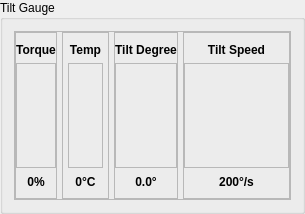
           <widget class="QGroupBox" name="gbTiltGauge">
            <property name="sizePolicy">
             <sizepolicy hsizetype="Expanding" vsizetype="Preferred">
              <horstretch>0</horstretch>
              <verstretch>0</verstretch>
             </sizepolicy>
            </property>
            <property name="font">
             <font>
              <family>Arial</family>
              <pointsize>9</pointsize>
             </font>
            </property>
            <property name="title">
             <string>Tilt Gauge</string>
            </property>
            <layout class="QVBoxLayout" name="verticalLayout_29">
             <property name="spacing">
              <number>2</number>
             </property>
             <item>
              <widget class="QFrame" name="frame_6">
               <property name="frameShape">
                <enum>QFrame::StyledPanel</enum>
               </property>
               <property name="frameShadow">
                <enum>QFrame::Raised</enum>
               </property>
               <layout class="QHBoxLayout" name="horizontalLayout_31">
                <property name="spacing">
                 <number>5</number>
                </property>
                <property name="leftMargin">
                 <number>0</number>
                </property>
                <property name="topMargin">
                 <number>0</number>
                </property>
                <property name="rightMargin">
                 <number>0</number>
                </property>
                <property name="bottomMargin">
                 <number>0</number>
                </property>
                <item alignment="Qt::AlignBottom">
                 <widget class="QFrame" name="frame_11">
                  <property name="frameShape">
                   <enum>QFrame::StyledPanel</enum>
                  </property>
                  <property name="frameShadow">
                   <enum>QFrame::Raised</enum>
                  </property>
                  <layout class="QVBoxLayout" name="verticalLayout_34">
                   <property name="leftMargin">
                    <number>0</number>
                   </property>
                   <property name="rightMargin">
                    <number>0</number>
                   </property>
                   <item>
                    <widget class="QLabel" name="label_8">
                     <property name="minimumSize">
                      <size>
                       <width>0</width>
                       <height>15</height>
                      </size>
                     </property>
                     <property name="maximumSize">
                      <size>
                       <width>16777215</width>
                       <height>15</height>
                      </size>
                     </property>
                     <property name="font">
                      <font>
                       <family>Arial</family>
                       <pointsize>9</pointsize>
                       <weight>75</weight>
                       <bold>true</bold>
                      </font>
                     </property>
                     <property name="text">
                      <string>Torque</string>
                     </property>
                     <property name="alignment">
                      <set>Qt::AlignCenter</set>
                     </property>
                    </widget>
                   </item>
                   <item>
                    <widget class="QFrame" name="frameTiltTorque">
                     <property name="sizePolicy">
                      <sizepolicy hsizetype="Preferred" vsizetype="Minimum">
                       <horstretch>0</horstretch>
                       <verstretch>0</verstretch>
                      </sizepolicy>
                     </property>
                     <property name="minimumSize">
                      <size>
                       <width>35</width>
                       <height>105</height>
                      </size>
                     </property>
                     <property name="maximumSize">
                      <size>
                       <width>16777215</width>
                       <height>105</height>
                      </size>
                     </property>
                     <property name="frameShape">
                      <enum>QFrame::StyledPanel</enum>
                     </property>
                     <property name="frameShadow">
                      <enum>QFrame::Raised</enum>
                     </property>
                     <layout class="QVBoxLayout" name="v_layout_Tilt_Torque_Gauge">
                      <property name="spacing">
                       <number>0</number>
                      </property>
                      <property name="leftMargin">
                       <number>0</number>
                      </property>
                      <property name="topMargin">
                       <number>0</number>
                      </property>
                      <property name="rightMargin">
                       <number>0</number>
                      </property>
                      <property name="bottomMargin">
                       <number>0</number>
                      </property>
                     </layout>
                    </widget>
                   </item>
                   <item>
                    <widget class="QLabel" name="lblTiltTorqueValue">
                     <property name="sizePolicy">
                      <sizepolicy hsizetype="Preferred" vsizetype="Preferred">
                       <horstretch>0</horstretch>
                       <verstretch>0</verstretch>
                      </sizepolicy>
                     </property>
                     <property name="minimumSize">
                      <size>
                       <width>0</width>
                       <height>15</height>
                      </size>
                     </property>
                     <property name="maximumSize">
                      <size>
                       <width>16777215</width>
                       <height>15</height>
                      </size>
                     </property>
                     <property name="font">
                      <font>
                       <family>Arial</family>
                       <pointsize>9</pointsize>
                       <weight>75</weight>
                       <bold>true</bold>
                      </font>
                     </property>
                     <property name="text">
                      <string>0%</string>
                     </property>
                     <property name="alignment">
                      <set>Qt::AlignCenter</set>
                     </property>
                    </widget>
                   </item>
                  </layout>
                 </widget>
                </item>
                <item alignment="Qt::AlignBottom">
                 <widget class="QFrame" name="frame_12">
                  <property name="frameShape">
                   <enum>QFrame::StyledPanel</enum>
                  </property>
                  <property name="frameShadow">
                   <enum>QFrame::Raised</enum>
                  </property>
                  <layout class="QVBoxLayout" name="verticalLayout_35">
                   <property name="leftMargin">
                    <number>5</number>
                   </property>
                   <property name="rightMargin">
                    <number>5</number>
                   </property>
                   <item>
                    <widget class="QLabel" name="label_39">
                     <property name="minimumSize">
                      <size>
                       <width>0</width>
                       <height>15</height>
                      </size>
                     </property>
                     <property name="maximumSize">
                      <size>
                       <width>16777215</width>
                       <height>15</height>
                      </size>
                     </property>
                     <property name="font">
                      <font>
                       <family>Arial</family>
                       <pointsize>9</pointsize>
                       <weight>75</weight>
                       <bold>true</bold>
                      </font>
                     </property>
                     <property name="text">
                      <string>Temp</string>
                     </property>
                     <property name="alignment">
                      <set>Qt::AlignCenter</set>
                     </property>
                    </widget>
                   </item>
                   <item>
                    <widget class="QFrame" name="frameTiltTemprature">
                     <property name="sizePolicy">
                      <sizepolicy hsizetype="Preferred" vsizetype="Minimum">
                       <horstretch>0</horstretch>
                       <verstretch>0</verstretch>
                      </sizepolicy>
                     </property>
                     <property name="minimumSize">
                      <size>
                       <width>35</width>
                       <height>105</height>
                      </size>
                     </property>
                     <property name="maximumSize">
                      <size>
                       <width>16777215</width>
                       <height>105</height>
                      </size>
                     </property>
                     <property name="frameShape">
                      <enum>QFrame::StyledPanel</enum>
                     </property>
                     <property name="frameShadow">
                      <enum>QFrame::Raised</enum>
                     </property>
                     <layout class="QVBoxLayout" name="v_layout_Tilt_Temp_Gauge">
                      <property name="spacing">
                       <number>0</number>
                      </property>
                      <property name="leftMargin">
                       <number>0</number>
                      </property>
                      <property name="topMargin">
                       <number>0</number>
                      </property>
                      <property name="rightMargin">
                       <number>0</number>
                      </property>
                      <property name="bottomMargin">
                       <number>0</number>
                      </property>
                     </layout>
                    </widget>
                   </item>
                   <item>
                    <widget class="QLabel" name="lblTiltTempValue">
                     <property name="sizePolicy">
                      <sizepolicy hsizetype="Preferred" vsizetype="Preferred">
                       <horstretch>0</horstretch>
                       <verstretch>0</verstretch>
                      </sizepolicy>
                     </property>
                     <property name="minimumSize">
                      <size>
                       <width>0</width>
                       <height>15</height>
                      </size>
                     </property>
                     <property name="maximumSize">
                      <size>
                       <width>16777215</width>
                       <height>15</height>
                      </size>
                     </property>
                     <property name="font">
                      <font>
                       <family>Arial</family>
                       <pointsize>9</pointsize>
                       <weight>75</weight>
                       <bold>true</bold>
                      </font>
                     </property>
                     <property name="text">
                      <string>0°C</string>
                     </property>
                     <property name="alignment">
                      <set>Qt::AlignCenter</set>
                     </property>
                    </widget>
                   </item>
                  </layout>
                 </widget>
                </item>
                <item>
                 <widget class="QFrame" name="frame_13">
                  <property name="frameShape">
                   <enum>QFrame::StyledPanel</enum>
                  </property>
                  <property name="frameShadow">
                   <enum>QFrame::Raised</enum>
                  </property>
                  <layout class="QVBoxLayout" name="verticalLayout_37">
                   <property name="leftMargin">
                    <number>0</number>
                   </property>
                   <property name="rightMargin">
                    <number>0</number>
                   </property>
                   <item>
                    <widget class="QLabel" name="label_42">
                     <property name="minimumSize">
                      <size>
                       <width>0</width>
                       <height>15</height>
                      </size>
                     </property>
                     <property name="maximumSize">
                      <size>
                       <width>16777215</width>
                       <height>15</height>
                      </size>
                     </property>
                     <property name="font">
                      <font>
                       <family>Arial</family>
                       <pointsize>9</pointsize>
                       <weight>75</weight>
                       <bold>true</bold>
                      </font>
                     </property>
                     <property name="text">
                      <string>Tilt Degree</string>
                     </property>
                     <property name="alignment">
                      <set>Qt::AlignCenter</set>
                     </property>
                    </widget>
                   </item>
                   <item>
                    <widget class="QFrame" name="frameTiltGauges">
                     <property name="sizePolicy">
                      <sizepolicy hsizetype="Expanding" vsizetype="Expanding">
                       <horstretch>0</horstretch>
                       <verstretch>0</verstretch>
                      </sizepolicy>
                     </property>
                     <property name="frameShape">
                      <enum>QFrame::StyledPanel</enum>
                     </property>
                     <property name="frameShadow">
                      <enum>QFrame::Raised</enum>
                     </property>
                     <layout class="QVBoxLayout" name="v_layout_Tilt_Pos_Gauge">
                      <property name="spacing">
                       <number>0</number>
                      </property>
                      <property name="leftMargin">
                       <number>0</number>
                      </property>
                      <property name="topMargin">
                       <number>0</number>
                      </property>
                      <property name="rightMargin">
                       <number>0</number>
                      </property>
                      <property name="bottomMargin">
                       <number>0</number>
                      </property>
                     </layout>
                    </widget>
                   </item>
                   <item>
                    <widget class="QLabel" name="lblTiltDegreeValue">
                     <property name="minimumSize">
                      <size>
                       <width>0</width>
                       <height>15</height>
                      </size>
                     </property>
                     <property name="maximumSize">
                      <size>
                       <width>16777215</width>
                       <height>15</height>
                      </size>
                     </property>
                     <property name="font">
                      <font>
                       <family>Arial</family>
                       <pointsize>9</pointsize>
                       <weight>75</weight>
                       <bold>true</bold>
                      </font>
                     </property>
                     <property name="text">
                      <string>0.0°</string>
                     </property>
                     <property name="alignment">
                      <set>Qt::AlignCenter</set>
                     </property>
                    </widget>
                   </item>
                  </layout>
                 </widget>
                </item>
                <item alignment="Qt::AlignBottom">
                 <widget class="QFrame" name="frame_14">
                  <property name="frameShape">
                   <enum>QFrame::StyledPanel</enum>
                  </property>
                  <property name="frameShadow">
                   <enum>QFrame::Raised</enum>
                  </property>
                  <layout class="QVBoxLayout" name="verticalLayout_38">
                   <property name="leftMargin">
                    <number>0</number>
                   </property>
                   <property name="rightMargin">
                    <number>0</number>
                   </property>
                   <item>
                    <widget class="QLabel" name="label_43">
                     <property name="minimumSize">
                      <size>
                       <width>0</width>
                       <height>15</height>
                      </size>
                     </property>
                     <property name="maximumSize">
                      <size>
                       <width>16777215</width>
                       <height>15</height>
                      </size>
                     </property>
                     <property name="font">
                      <font>
                       <family>Arial</family>
                       <pointsize>9</pointsize>
                       <weight>75</weight>
                       <bold>true</bold>
                      </font>
                     </property>
                     <property name="text">
                      <string>Tilt Speed</string>
                     </property>
                     <property name="alignment">
                      <set>Qt::AlignCenter</set>
                     </property>
                    </widget>
                   </item>
                   <item>
                    <widget class="QFrame" name="frameTiltSpeedGauge">
                     <property name="sizePolicy">
                      <sizepolicy hsizetype="Preferred" vsizetype="Minimum">
                       <horstretch>0</horstretch>
                       <verstretch>0</verstretch>
                      </sizepolicy>
                     </property>
                     <property name="minimumSize">
                      <size>
                       <width>105</width>
                       <height>105</height>
                      </size>
                     </property>
                     <property name="maximumSize">
                      <size>
                       <width>16777215</width>
                       <height>105</height>
                      </size>
                     </property>
                     <property name="frameShape">
                      <enum>QFrame::StyledPanel</enum>
                     </property>
                     <property name="frameShadow">
                      <enum>QFrame::Raised</enum>
                     </property>
                     <layout class="QVBoxLayout" name="v_layout_Tilt_Speed_Gauge">
                      <property name="spacing">
                       <number>0</number>
                      </property>
                      <property name="leftMargin">
                       <number>0</number>
                      </property>
                      <property name="topMargin">
                       <number>0</number>
                      </property>
                      <property name="rightMargin">
                       <number>0</number>
                      </property>
                      <property name="bottomMargin">
                       <number>0</number>
                      </property>
                     </layout>
                    </widget>
                   </item>
                   <item alignment="Qt::AlignBottom">
                    <widget class="QLabel" name="lblTiltSpeedValue">
                     <property name="sizePolicy">
                      <sizepolicy hsizetype="Preferred" vsizetype="Preferred">
                       <horstretch>0</horstretch>
                       <verstretch>0</verstretch>
                      </sizepolicy>
                     </property>
                     <property name="minimumSize">
                      <size>
                       <width>0</width>
                       <height>15</height>
                      </size>
                     </property>
                     <property name="maximumSize">
                      <size>
                       <width>16777215</width>
                       <height>15</height>
                      </size>
                     </property>
                     <property name="font">
                      <font>
                       <family>Arial</family>
                       <pointsize>9</pointsize>
                       <weight>75</weight>
                       <bold>true</bold>
                      </font>
                     </property>
                     <property name="text">
                      <string>200°/s</string>
                     </property>
                     <property name="alignment">
                      <set>Qt::AlignCenter</set>
                     </property>
                    </widget>
                   </item>
                  </layout>
                 </widget>
                </item>
               </layout>
              </widget>
             </item>
            </layout>
           </widget>
